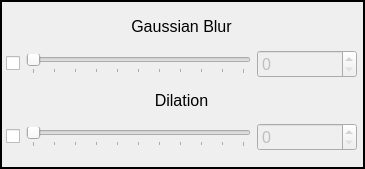
<?xml version="1.0" encoding="UTF-8"?>
<ui version="4.0">
 <class>EmbossAdjustments</class>
 <widget class="QFrame" name="EmbossAdjustments">
  <property name="geometry">
   <rect>
    <x>0</x>
    <y>0</y>
    <width>365</width>
    <height>169</height>
   </rect>
  </property>
  <property name="sizePolicy">
   <sizepolicy hsizetype="Fixed" vsizetype="Fixed">
    <horstretch>0</horstretch>
    <verstretch>0</verstretch>
   </sizepolicy>
  </property>
  <property name="minimumSize">
   <size>
    <width>365</width>
    <height>169</height>
   </size>
  </property>
  <property name="maximumSize">
   <size>
    <width>365</width>
    <height>169</height>
   </size>
  </property>
  <property name="windowTitle">
   <string>Frame</string>
  </property>
  <property name="frameShape">
   <enum>QFrame::Shape::WinPanel</enum>
  </property>
  <property name="frameShadow">
   <enum>QFrame::Shadow::Plain</enum>
  </property>
  <widget class="QWidget" name="verticalLayoutWidget_3">
   <property name="geometry">
    <rect>
     <x>6</x>
     <y>10</y>
     <width>351</width>
     <height>141</height>
    </rect>
   </property>
   <layout class="QVBoxLayout" name="verticalLayout_5" stretch="0,0">
    <item>
     <layout class="QVBoxLayout" name="verticalLayout_6">
      <property name="topMargin">
       <number>0</number>
      </property>
      <item>
       <widget class="QLabel" name="blurTitle">
        <property name="font">
         <font>
          <pointsize>12</pointsize>
         </font>
        </property>
        <property name="frameShape">
         <enum>QFrame::Shape::NoFrame</enum>
        </property>
        <property name="frameShadow">
         <enum>QFrame::Shadow::Raised</enum>
        </property>
        <property name="text">
         <string>Gaussian Blur</string>
        </property>
        <property name="textFormat">
         <enum>Qt::TextFormat::RichText</enum>
        </property>
        <property name="alignment">
         <set>Qt::AlignmentFlag::AlignCenter</set>
        </property>
       </widget>
      </item>
      <item>
       <layout class="QHBoxLayout" name="horizontalLayout_4">
        <item>
         <widget class="QCheckBox" name="blurToggle">
          <property name="font">
           <font>
            <pointsize>12</pointsize>
           </font>
          </property>
          <property name="text">
           <string/>
          </property>
         </widget>
        </item>
        <item>
         <widget class="QSlider" name="blurSlider">
          <property name="enabled">
           <bool>false</bool>
          </property>
          <property name="maximum">
           <number>100</number>
          </property>
          <property name="orientation">
           <enum>Qt::Orientation::Horizontal</enum>
          </property>
          <property name="invertedAppearance">
           <bool>false</bool>
          </property>
          <property name="invertedControls">
           <bool>false</bool>
          </property>
          <property name="tickPosition">
           <enum>QSlider::TickPosition::TicksBelow</enum>
          </property>
          <property name="tickInterval">
           <number>10</number>
          </property>
         </widget>
        </item>
        <item>
         <widget class="QSpinBox" name="blurValue">
          <property name="enabled">
           <bool>false</bool>
          </property>
          <property name="minimumSize">
           <size>
            <width>100</width>
            <height>0</height>
           </size>
          </property>
          <property name="font">
           <font>
            <pointsize>12</pointsize>
           </font>
          </property>
          <property name="maximum">
           <number>100</number>
          </property>
         </widget>
        </item>
       </layout>
      </item>
     </layout>
    </item>
    <item>
     <layout class="QVBoxLayout" name="verticalLayout_7">
      <item>
       <widget class="QLabel" name="dilationTitle">
        <property name="font">
         <font>
          <pointsize>12</pointsize>
         </font>
        </property>
        <property name="frameShape">
         <enum>QFrame::Shape::NoFrame</enum>
        </property>
        <property name="frameShadow">
         <enum>QFrame::Shadow::Raised</enum>
        </property>
        <property name="text">
         <string>Dilation</string>
        </property>
        <property name="textFormat">
         <enum>Qt::TextFormat::RichText</enum>
        </property>
        <property name="alignment">
         <set>Qt::AlignmentFlag::AlignCenter</set>
        </property>
       </widget>
      </item>
      <item>
       <layout class="QHBoxLayout" name="horizontalLayout_5">
        <item>
         <widget class="QCheckBox" name="dilationToggle">
          <property name="font">
           <font>
            <pointsize>12</pointsize>
           </font>
          </property>
          <property name="text">
           <string/>
          </property>
         </widget>
        </item>
        <item>
         <widget class="QSlider" name="dilationSlider">
          <property name="enabled">
           <bool>false</bool>
          </property>
          <property name="minimum">
           <number>0</number>
          </property>
          <property name="maximum">
           <number>100</number>
          </property>
          <property name="orientation">
           <enum>Qt::Orientation::Horizontal</enum>
          </property>
          <property name="invertedAppearance">
           <bool>false</bool>
          </property>
          <property name="invertedControls">
           <bool>false</bool>
          </property>
          <property name="tickPosition">
           <enum>QSlider::TickPosition::TicksBelow</enum>
          </property>
          <property name="tickInterval">
           <number>10</number>
          </property>
         </widget>
        </item>
        <item>
         <widget class="QSpinBox" name="dilationValue">
          <property name="enabled">
           <bool>false</bool>
          </property>
          <property name="minimumSize">
           <size>
            <width>100</width>
            <height>0</height>
           </size>
          </property>
          <property name="font">
           <font>
            <pointsize>12</pointsize>
           </font>
          </property>
          <property name="minimum">
           <number>0</number>
          </property>
          <property name="maximum">
           <number>100</number>
          </property>
         </widget>
        </item>
       </layout>
      </item>
     </layout>
    </item>
   </layout>
  </widget>
 </widget>
 <resources/>
 <connections>
  <connection>
   <sender>blurSlider</sender>
   <signal>valueChanged(int)</signal>
   <receiver>blurValue</receiver>
   <slot>setValue(int)</slot>
   <hints>
    <hint type="sourcelabel">
     <x>139</x>
     <y>62</y>
    </hint>
    <hint type="destinationlabel">
     <x>303</x>
     <y>61</y>
    </hint>
   </hints>
  </connection>
  <connection>
   <sender>blurValue</sender>
   <signal>valueChanged(int)</signal>
   <receiver>blurSlider</receiver>
   <slot>setValue(int)</slot>
   <hints>
    <hint type="sourcelabel">
     <x>303</x>
     <y>61</y>
    </hint>
    <hint type="destinationlabel">
     <x>139</x>
     <y>62</y>
    </hint>
   </hints>
  </connection>
  <connection>
   <sender>blurToggle</sender>
   <signal>toggled(bool)</signal>
   <receiver>blurValue</receiver>
   <slot>setEnabled(bool)</slot>
   <hints>
    <hint type="sourcelabel">
     <x>16</x>
     <y>61</y>
    </hint>
    <hint type="destinationlabel">
     <x>303</x>
     <y>61</y>
    </hint>
   </hints>
  </connection>
  <connection>
   <sender>blurToggle</sender>
   <signal>toggled(bool)</signal>
   <receiver>blurSlider</receiver>
   <slot>setEnabled(bool)</slot>
   <hints>
    <hint type="sourcelabel">
     <x>16</x>
     <y>61</y>
    </hint>
    <hint type="destinationlabel">
     <x>139</x>
     <y>62</y>
    </hint>
   </hints>
  </connection>
  <connection>
   <sender>dilationToggle</sender>
   <signal>toggled(bool)</signal>
   <receiver>dilationSlider</receiver>
   <slot>setEnabled(bool)</slot>
   <hints>
    <hint type="sourcelabel">
     <x>16</x>
     <y>133</y>
    </hint>
    <hint type="destinationlabel">
     <x>139</x>
     <y>134</y>
    </hint>
   </hints>
  </connection>
  <connection>
   <sender>dilationValue</sender>
   <signal>valueChanged(int)</signal>
   <receiver>dilationSlider</receiver>
   <slot>setValue(int)</slot>
   <hints>
    <hint type="sourcelabel">
     <x>303</x>
     <y>133</y>
    </hint>
    <hint type="destinationlabel">
     <x>139</x>
     <y>134</y>
    </hint>
   </hints>
  </connection>
  <connection>
   <sender>dilationSlider</sender>
   <signal>valueChanged(int)</signal>
   <receiver>dilationValue</receiver>
   <slot>setValue(int)</slot>
   <hints>
    <hint type="sourcelabel">
     <x>139</x>
     <y>134</y>
    </hint>
    <hint type="destinationlabel">
     <x>303</x>
     <y>133</y>
    </hint>
   </hints>
  </connection>
  <connection>
   <sender>dilationToggle</sender>
   <signal>toggled(bool)</signal>
   <receiver>dilationValue</receiver>
   <slot>setEnabled(bool)</slot>
   <hints>
    <hint type="sourcelabel">
     <x>16</x>
     <y>133</y>
    </hint>
    <hint type="destinationlabel">
     <x>303</x>
     <y>133</y>
    </hint>
   </hints>
  </connection>
 </connections>
</ui>
